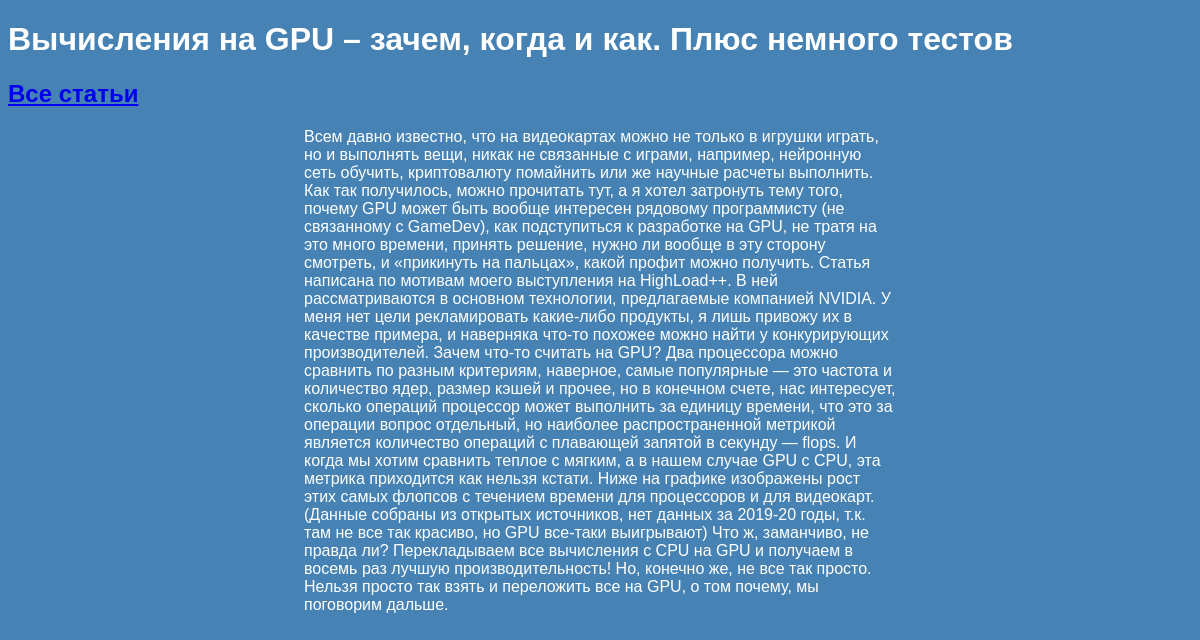
The app's page /article/2 with its own data.
### articles/models.py (models this page shows, shortened)
class Article(models.Model):
    title = models.CharField(max_length=200, unique=True)
    author = models.ForeignKey(User, on_delete=models.CASCADE)
    text = models.TextField()
    created_date = models.DateField(auto_now_add=True)
    def get_article(self):
        return self.text

### articles/views.py (the view)
# urls.py: path("article/<int:article_id>", views.get_article, name='get_article')
def get_article(request, article_id):
	try:
		post = Article.objects.get(id=article_id)
		return render(request, 'article.html', {"post": post})
	except Article.DoesNotExist:
		raise Http404

### articles/templates/article.html (shortened to what this page needs)
<!DOCTYPE html>
<html lang="en">
<head>
        <link rel="stylesheet" href="{{ STATIC_URL }}/static/css/article.css">
</head>
<body>
    <div class="text">
        <h1>{{ post.title }}</h1>
        <div class="reference">
             <a href="/">
            <h2>Все статьи</h2>
        </a>
        </div>
    </div>
    <p class="article">{{ post.get_article }}</p>
</body>
</html>

### articles/static/css/article.css (style rules this page uses)
body { background: #4682B4; font-family: Tahoma, Arial, sans-serif; color: #ffffff; }
.reference { align: right; }
.text { align: center; }
p { width: 50%; margin-left: auto; margin-right: auto; }

### records on screen
Article: title "Вычисления на GPU – зачем, когда и как. Плюс немного тестов", get_article "Всем давно известно, что на видеокартах можно не только в игрушки играть, но и выполнять вещи, никак не связанные с играми, например, нейронную сеть обучить, криптовалюту помайнить или же научные расчеты выполнить. Как так получилось, можно прочитать тут, а я хотел затронуть тему того, почему GPU может быть вообще интересен рядовому программисту (не связанному с GameDev), как подступиться к разработке на GPU, не тратя на это много времени, принять решение, нужно ли вообще в эту сторону смотреть, и «прикинуть на пальцах», какой профит можно получить. Статья написана по мотивам моего выступления на HighLoad++. В ней рассматриваются в основном технологии, предлагаемые компанией NVIDIA. У меня…"
